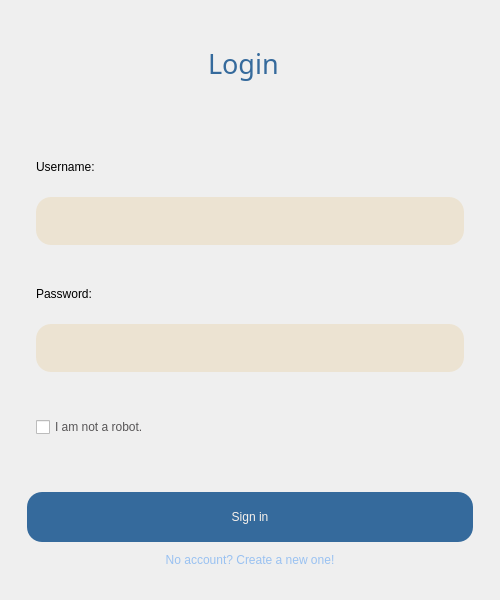
<?xml version="1.0" encoding="UTF-8"?>
<ui version="4.0">
 <class>MainWindow</class>
 <widget class="QMainWindow" name="MainWindow">
  <property name="geometry">
   <rect>
    <x>0</x>
    <y>0</y>
    <width>500</width>
    <height>600</height>
   </rect>
  </property>
  <property name="minimumSize">
   <size>
    <width>500</width>
    <height>600</height>
   </size>
  </property>
  <property name="maximumSize">
   <size>
    <width>500</width>
    <height>600</height>
   </size>
  </property>
  <property name="windowTitle">
   <string>MainWindow</string>
  </property>
  <widget class="QWidget" name="centralwidget">
   <layout class="QHBoxLayout" name="horizontalLayout">
    <item>
     <widget class="QWidget" name="widget" native="true">
      <property name="maximumSize">
       <size>
        <width>16777215</width>
        <height>1677215</height>
       </size>
      </property>
      <layout class="QVBoxLayout" name="verticalLayout">
       <item>
        <widget class="QWidget" name="widget_2" native="true">
         <property name="maximumSize">
          <size>
           <width>16777215</width>
           <height>100</height>
          </size>
         </property>
         <widget class="QLabel" name="label_7">
          <property name="geometry">
           <rect>
            <x>190</x>
            <y>0</y>
            <width>81</width>
            <height>91</height>
           </rect>
          </property>
          <property name="font">
           <font>
            <family>Bahnschrift</family>
            <pointsize>20</pointsize>
            <italic>false</italic>
            <bold>false</bold>
           </font>
          </property>
          <property name="styleSheet">
           <string notr="true">color: #356a9c;
font: 20pt &quot;Bahnschrift&quot;;</string>
          </property>
          <property name="text">
           <string>Login</string>
          </property>
         </widget>
        </widget>
       </item>
       <item>
        <widget class="QWidget" name="widget_3" native="true">
         <layout class="QVBoxLayout" name="verticalLayout_2">
          <item>
           <widget class="QWidget" name="widget_5" native="true">
            <layout class="QVBoxLayout" name="verticalLayout_3">
             <item>
              <widget class="QLabel" name="label">
               <property name="text">
                <string>Username:</string>
               </property>
              </widget>
             </item>
             <item>
              <widget class="QLineEdit" name="usernameInput">
               <property name="maximumSize">
                <size>
                 <width>16777215</width>
                 <height>50</height>
                </size>
               </property>
               <property name="styleSheet">
                <string notr="true">background-color: #ECE3D2;
color: #356A9C;
font: 12pt &quot;Segoe UI&quot;;
border-radius: 15px;
padding-left: 5px;</string>
               </property>
              </widget>
             </item>
            </layout>
           </widget>
          </item>
          <item>
           <widget class="QWidget" name="widget_7" native="true">
            <layout class="QVBoxLayout" name="verticalLayout_4">
             <item>
              <widget class="QLabel" name="label_2">
               <property name="text">
                <string>Password:</string>
               </property>
              </widget>
             </item>
             <item>
              <widget class="QLineEdit" name="passwordInput">
               <property name="maximumSize">
                <size>
                 <width>16777215</width>
                 <height>50</height>
                </size>
               </property>
               <property name="styleSheet">
                <string notr="true">background-color: #ECE3D2;
color: #356A9C;
font: 12pt &quot;Segoe UI&quot;;
border-radius: 15px;
padding-left: 5px;</string>
               </property>
               <property name="echoMode">
                <enum>QLineEdit::EchoMode::Password</enum>
               </property>
              </widget>
             </item>
            </layout>
           </widget>
          </item>
          <item>
           <widget class="QWidget" name="widget_6" native="true">
            <property name="maximumSize">
             <size>
              <width>16777215</width>
              <height>80</height>
             </size>
            </property>
            <layout class="QVBoxLayout" name="verticalLayout_5">
             <item>
              <widget class="QCheckBox" name="robotCheck">
               <property name="cursor">
                <cursorShape>PointingHandCursor</cursorShape>
               </property>
               <property name="styleSheet">
                <string notr="true">font: 9pt &quot;Bahnschrift&quot;;
color: #575556;</string>
               </property>
               <property name="text">
                <string>I am not a robot.</string>
               </property>
              </widget>
             </item>
            </layout>
           </widget>
          </item>
         </layout>
        </widget>
       </item>
       <item>
        <widget class="QWidget" name="widget_4" native="true">
         <property name="maximumSize">
          <size>
           <width>16777215</width>
           <height>100</height>
          </size>
         </property>
         <layout class="QVBoxLayout" name="verticalLayout_6">
          <item>
           <widget class="QPushButton" name="loginButton">
            <property name="minimumSize">
             <size>
              <width>0</width>
              <height>50</height>
             </size>
            </property>
            <property name="maximumSize">
             <size>
              <width>16777215</width>
              <height>50</height>
             </size>
            </property>
            <property name="cursor">
             <cursorShape>PointingHandCursor</cursorShape>
            </property>
            <property name="styleSheet">
             <string notr="true">border-radius: 15px;
font: 600 16pt &quot;Bahnschrift&quot;;
background-color: #356a9c;
color: #F8F2EC;

</string>
            </property>
            <property name="text">
             <string>Sign in</string>
            </property>
           </widget>
          </item>
          <item>
           <widget class="QPushButton" name="pushButton_2">
            <property name="styleSheet">
             <string notr="true">color: rgb(153, 193, 241);</string>
            </property>
            <property name="text">
             <string>No account? Create a new one!</string>
            </property>
            <property name="autoDefault">
             <bool>false</bool>
            </property>
            <property name="default">
             <bool>false</bool>
            </property>
            <property name="flat">
             <bool>true</bool>
            </property>
           </widget>
          </item>
         </layout>
        </widget>
       </item>
      </layout>
     </widget>
    </item>
   </layout>
  </widget>
 </widget>
 <resources/>
 <connections/>
</ui>
